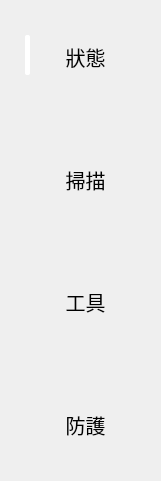
    <widget class="QWidget" name="Navigation_Bar" native="true">
     <property name="geometry">
      <rect>
       <x>10</x>
       <y>50</y>
       <width>161</width>
       <height>481</height>
      </rect>
     </property>
     <property name="font">
      <font>
       <family>Microsoft YaHei</family>
       <pointsize>11</pointsize>
       <stylestrategy>PreferAntialias</stylestrategy>
      </font>
     </property>
     <property name="styleSheet">
      <string notr="true">QWidget#Navigation_Bar
{
	background-color:rgb(230, 230, 230);
    border-top-right-radius:2px;
    border-bottom-right-radius:2px;
}

</string>
     </property>
     <widget class="QWidget" name="verticalLayoutWidget">
      <property name="geometry">
       <rect>
        <x>0</x>
        <y>0</y>
        <width>161</width>
        <height>481</height>
       </rect>
      </property>
      <layout class="QVBoxLayout" name="verticalLayout">
       <property name="spacing">
        <number>30</number>
       </property>
       <property name="leftMargin">
        <number>10</number>
       </property>
       <property name="topMargin">
        <number>10</number>
       </property>
       <property name="rightMargin">
        <number>0</number>
       </property>
       <property name="bottomMargin">
        <number>10</number>
       </property>
       <item>
        <widget class="QPushButton" name="State_Button">
         <property name="sizePolicy">
          <sizepolicy hsizetype="Minimum" vsizetype="Minimum">
           <horstretch>0</horstretch>
           <verstretch>0</verstretch>
          </sizepolicy>
         </property>
         <property name="font">
          <font>
           <family>Microsoft YaHei</family>
           <pointsize>15</pointsize>
           <stylestrategy>PreferAntialias</stylestrategy>
          </font>
         </property>
         <property name="cursor">
          <cursorShape>ArrowCursor</cursorShape>
         </property>
         <property name="focusPolicy">
          <enum>Qt::StrongFocus</enum>
         </property>
         <property name="styleSheet">
          <string notr="true">QPushButton
{
	border:none;
	background-color:rgba(0,0,0,0);
	border-top-left-radius:15px;
    border-bottom-left-radius:15px;
}
QPushButton:hover
{
    background-color:rgba(255, 255, 255,70);
	color:rgba(0,0,0,170);
}
QPushButton:pressed
{
    background-color:rgba(255, 255, 255,110);
}</string>
         </property>
         <property name="text">
          <string>狀態</string>
         </property>
         <property name="iconSize">
          <size>
           <width>16</width>
           <height>16</height>
          </size>
         </property>
         <property name="checkable">
          <bool>false</bool>
         </property>
        </widget>
       </item>
       <item>
        <widget class="QPushButton" name="Virus_Scan_Button">
         <property name="sizePolicy">
          <sizepolicy hsizetype="Minimum" vsizetype="Minimum">
           <horstretch>0</horstretch>
           <verstretch>0</verstretch>
          </sizepolicy>
         </property>
         <property name="font">
          <font>
           <family>Microsoft YaHei</family>
           <pointsize>15</pointsize>
           <stylestrategy>PreferAntialias</stylestrategy>
          </font>
         </property>
         <property name="cursor">
          <cursorShape>ArrowCursor</cursorShape>
         </property>
         <property name="focusPolicy">
          <enum>Qt::StrongFocus</enum>
         </property>
         <property name="styleSheet">
          <string notr="true">QPushButton
{
	border:none;
	background-color:rgba(0,0,0,0);
	border-top-left-radius:15px;
    border-bottom-left-radius:15px;
}
QPushButton:hover
{
    background-color:rgba(255, 255, 255,70);
	color:rgba(0,0,0,170);
}
QPushButton:pressed
{
    background-color:rgba(255, 255, 255,110);
}</string>
         </property>
         <property name="text">
          <string>掃描</string>
         </property>
         <property name="iconSize">
          <size>
           <width>16</width>
           <height>16</height>
          </size>
         </property>
         <property name="checkable">
          <bool>false</bool>
         </property>
        </widget>
       </item>
       <item>
        <widget class="QPushButton" name="Tools_Button">
         <property name="sizePolicy">
          <sizepolicy hsizetype="Minimum" vsizetype="Minimum">
           <horstretch>0</horstretch>
           <verstretch>0</verstretch>
          </sizepolicy>
         </property>
         <property name="font">
          <font>
           <family>Microsoft YaHei</family>
           <pointsize>15</pointsize>
           <stylestrategy>PreferAntialias</stylestrategy>
          </font>
         </property>
         <property name="cursor">
          <cursorShape>ArrowCursor</cursorShape>
         </property>
         <property name="focusPolicy">
          <enum>Qt::StrongFocus</enum>
         </property>
         <property name="styleSheet">
          <string notr="true">QPushButton
{
	border:none;
	background-color:rgba(0,0,0,0);
	border-top-left-radius:15px;
    border-bottom-left-radius:15px;
}
QPushButton:hover
{
    background-color:rgba(255, 255, 255,70);
	color:rgba(0,0,0,170);
}
QPushButton:pressed
{
    background-color:rgba(255, 255, 255,110);
}</string>
         </property>
         <property name="text">
          <string>工具</string>
         </property>
         <property name="iconSize">
          <size>
           <width>16</width>
           <height>16</height>
          </size>
         </property>
         <property name="checkable">
          <bool>false</bool>
         </property>
        </widget>
       </item>
       <item>
        <widget class="QPushButton" name="Protection_Button">
         <property name="sizePolicy">
          <sizepolicy hsizetype="Minimum" vsizetype="Minimum">
           <horstretch>0</horstretch>
           <verstretch>0</verstretch>
          </sizepolicy>
         </property>
         <property name="font">
          <font>
           <family>Microsoft YaHei</family>
           <pointsize>15</pointsize>
           <stylestrategy>PreferAntialias</stylestrategy>
          </font>
         </property>
         <property name="cursor">
          <cursorShape>ArrowCursor</cursorShape>
         </property>
         <property name="focusPolicy">
          <enum>Qt::StrongFocus</enum>
         </property>
         <property name="styleSheet">
          <string notr="true">QPushButton
{
	border:none;
	background-color:rgba(0,0,0,0);
	border-top-left-radius:15px;
    border-bottom-left-radius:15px;
}
QPushButton:hover
{
    background-color:rgba(255, 255, 255,70);
	color:rgba(0,0,0,170);
}
QPushButton:pressed
{
    background-color:rgba(255, 255, 255,110);
}</string>
         </property>
         <property name="text">
          <string>防護</string>
         </property>
         <property name="iconSize">
          <size>
           <width>16</width>
           <height>16</height>
          </size>
         </property>
         <property name="checkable">
          <bool>false</bool>
         </property>
        </widget>
       </item>
      </layout>
     </widget>
     <widget class="QPushButton" name="label">
      <property name="enabled">
       <bool>false</bool>
      </property>
      <property name="geometry">
       <rect>
        <x>25</x>
        <y>35</y>
        <width>5</width>
        <height>40</height>
       </rect>
      </property>
      <property name="mouseTracking">
       <bool>false</bool>
      </property>
      <property name="autoFillBackground">
       <bool>false</bool>
      </property>
      <property name="styleSheet">
       <string notr="true">QPushButton#label
{
	background-color:rgba(255,255,255,255);
	border-radius: 2px;
}</string>
      </property>
      <property name="text">
       <string/>
      </property>
      <property name="checkable">
       <bool>false</bool>
      </property>
      <property name="autoDefault">
       <bool>false</bool>
      </property>
      <property name="default">
       <bool>true</bool>
      </property>
      <property name="flat">
       <bool>false</bool>
      </property>
     </widget>
    </widget>
